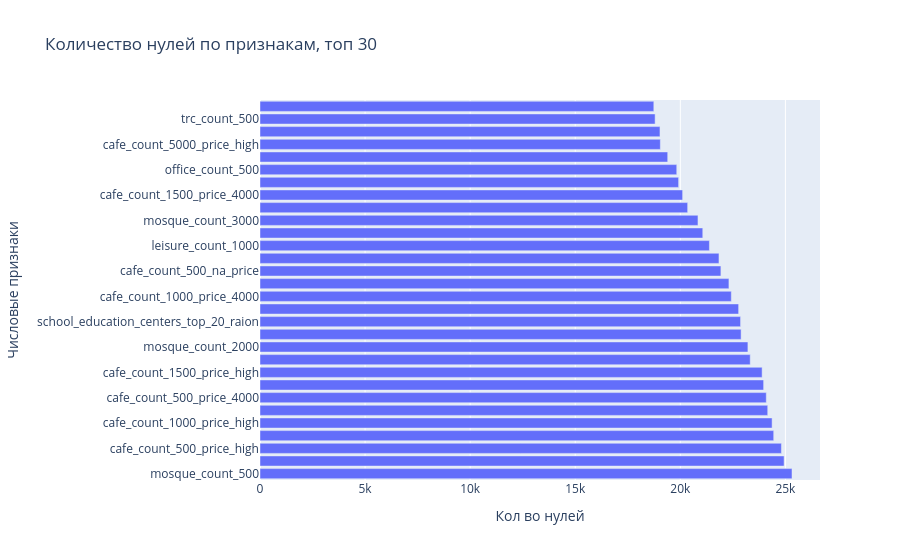

Write notebook code for a chart like this one.
### Markdown cell above
#### Рассмотрим нули и пропуски в данных на графиках

### Code cell
zero_negative_summary_30 = zero_negative_summary.head(30)
fig = px.bar(x=zero_negative_summary_30['zero_count'],
            y=zero_negative_summary_30['column'],
            title='Количество нулей по признакам, топ 30',
            )
fig.update_layout(
    xaxis_title="Кол во нулей",
    yaxis_title="Числовые признаки"
)
fig.show()

### Figure 1 — Plotly figure (JSON) as saved in the notebook; plotly's stock layout.template omitted (floating-point values rounded to 4 significant figures)
{"data": [{"hovertemplate": "x=%{x}<br>y=%{y}<extra></extra>", "legendgroup": "", "marker": {"color": "#636efa", "pattern": {"shape": ""}}, "name": "", "orientation": "h", "showlegend": false, "textposition": "auto", "type": "bar", "x": [25314, 24938, 24810, 24443, 24367, 24159, 24090, 23964, 23892, 23326, 23216, 22892, 22867, 22775, 22426, 22313, 21931, 21839, 21384, 21068, 20840, 20349, 20110, 19919, 19830, 19400, 19049, 19032, 18801, 18739], "xaxis": "x", "y": ["mosque_count_500", "mosque_count_1000", "cafe_count_500_price_high", "mosque_count_1500", "cafe_count_1000_price_high", "leisure_count_500", "cafe_count_500_price_4000", "culture_objects_top_25_raion", "cafe_count_1500_price_high", "cafe_count_2000_price_high", "mosque_count_2000", "university_top_20_raion", "school_education_centers_top_20_raion", "market_count_500", "cafe_count_1000_price_4000", "big_church_count_500", "cafe_count_500_na_price", "cafe_count_3000_price_high", "leisure_count_1000", "cafe_count_500_price_2500", "mosque_count_3000", "build_count_foam", "cafe_count_1500_price_4000", "office_sqm_500", "office_count_500", "church_count_500", "cafe_count_5000_price_high", "trc_sqm_500", "trc_count_500", "leisure_count_1500"], "yaxis": "y"}], "layout": {"barmode": "relative", "legend": {"tracegroupgap": 0}, "title": {"text": "Количество нулей по признакам, топ 30"}, "xaxis": {"anchor": "y", "domain": [0, 1], "title": {"text": "Кол во нулей"}}, "yaxis": {"anchor": "x", "domain": [0, 1], "title": {"text": "Числовые признаки"}}}}
